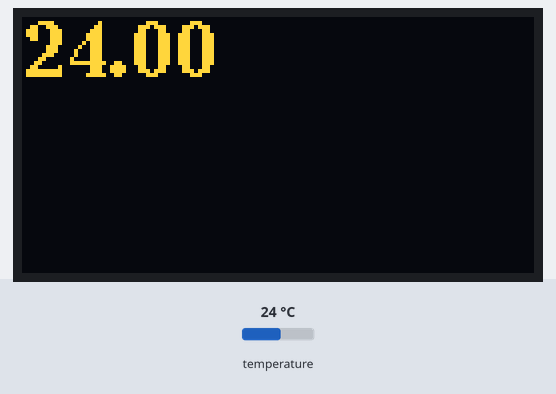
This sketch was run on a simulated Arduino Uno, built with avr-gcc and run on an emulated ATmega328P. On the bench: 128×64 one-colour display. The test bench sets the inputs (shaded band); at power-on: temperature 24 °C. The OLED is the two-colour kind (top 16 rows yellow); what the sketch prints to the serial monitor is not drawn.

Above: at 2.9 s.
3.0 s: temperature set to 12 °C
At 4.2 s:
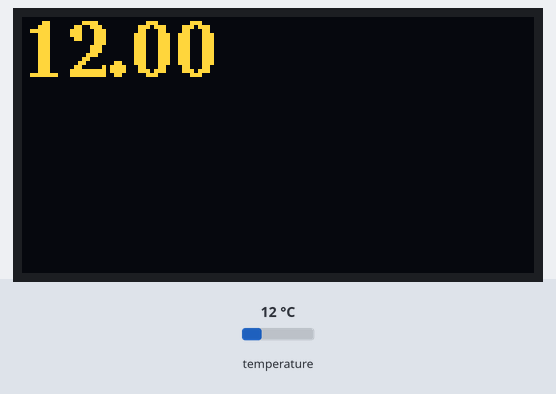
4.9 s: temperature set to 19 °C
At 6.4 s:
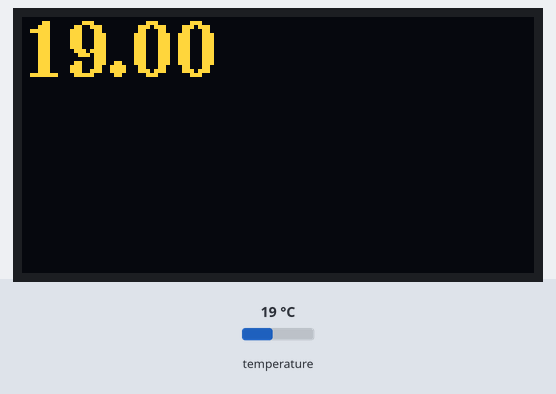
7.5 s: temperature set to 28 °C
At 9.9 s:
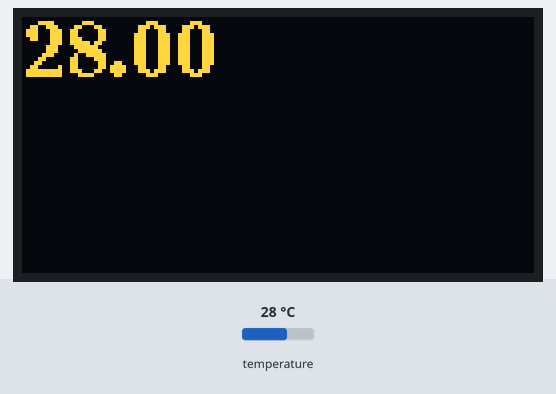
Timing chart, 0 to 11.4 s (numbered marks = the images above; inputs shaded):
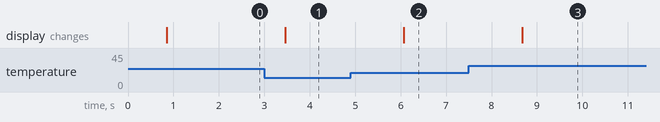

Measured:
- after the input at 3.0 s, the display: changes after 0.46 s (image 1)
- after the input at 4.9 s, the display: changes after 1.2 s (image 2)
- after the input at 7.5 s, the display: changes after 1.2 s (image 3)

The sketch:

sensorDisplay.ino
```cpp
// URL: http://forum.arduino.cc/index.php?topic=216835.msg1764333#msg1764333


#include <OneWire.h>
#include <DallasTemperature.h>
#include <U8g2lib.h>
U8G2_SH1106_128X64_NONAME_F_HW_I2C u8g2(U8G2_R0);


#define ONE_WIRE_BUS_1 2

OneWire oneWire_in(ONE_WIRE_BUS_1);

DallasTemperature sensor(&oneWire_in);

float output;

void setup(void)
{
    Serial.begin(9600);
    u8g2.begin();
    Serial.println("Dallas Temperature Control Library Demo - TwoPin_DS18B20");


    sensor.begin();
}

void loop(void)
{
  //Sensor
  Serial.print("Requesting temperatures...");
  sensor.requestTemperatures();
  Serial.println(" done");

  Serial.print("Temperatur: ");
  output = sensor.getTempCByIndex(0);
  Serial.println(output);

  //Display
  u8g2.firstPage();
  do {
    //keep this the same as it pages through the data generating the screen
    u8g2.setFont(u8g2_font_ncenB14_tr);
    //u8g2.drawStr(0,20,"2.10   C");
    u8g2.setFont(u8g2_font_ncenB14_tr);
    u8g2.setCursor(0, 15);
    u8g2.print(output);


  } while ( u8g2.nextPage() );

  delay(500);


}
```
